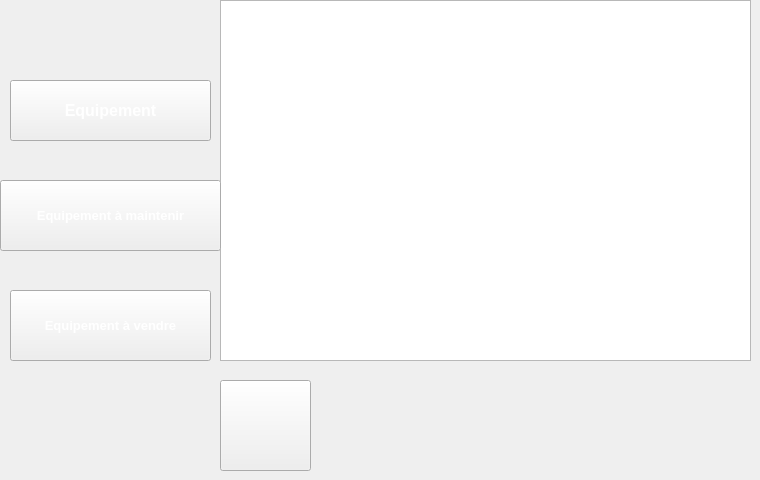
   <widget class="QWidget" name="page_9">
    <widget class="QPushButton" name="equip_10">
     <property name="geometry">
      <rect>
       <x>10</x>
       <y>80</y>
       <width>201</width>
       <height>61</height>
      </rect>
     </property>
     <property name="font">
      <font>
       <pointsize>12</pointsize>
       <weight>75</weight>
       <bold>true</bold>
      </font>
     </property>
     <property name="styleSheet">
      <string notr="true">color: rgb(255, 255, 255);

</string>
     </property>
     <property name="text">
      <string>Equipement</string>
     </property>
    </widget>
    <widget class="QPushButton" name="maintenir_16">
     <property name="geometry">
      <rect>
       <x>0</x>
       <y>180</y>
       <width>221</width>
       <height>71</height>
      </rect>
     </property>
     <property name="font">
      <font>
       <pointsize>10</pointsize>
       <weight>75</weight>
       <bold>true</bold>
      </font>
     </property>
     <property name="styleSheet">
      <string notr="true">color: rgb(255, 255, 255);

</string>
     </property>
     <property name="text">
      <string>Equipement à maintenir</string>
     </property>
    </widget>
    <widget class="QPushButton" name="maintenir_17">
     <property name="geometry">
      <rect>
       <x>10</x>
       <y>290</y>
       <width>201</width>
       <height>71</height>
      </rect>
     </property>
     <property name="font">
      <font>
       <pointsize>10</pointsize>
       <weight>75</weight>
       <bold>true</bold>
      </font>
     </property>
     <property name="styleSheet">
      <string notr="true">color: rgb(255, 255, 255);

</string>
     </property>
     <property name="text">
      <string>Equipement à vendre</string>
     </property>
    </widget>
    <widget class="QPushButton" name="pushButton">
     <property name="geometry">
      <rect>
       <x>220</x>
       <y>380</y>
       <width>91</width>
       <height>91</height>
      </rect>
     </property>
     <property name="styleSheet">
      <string notr="true">image: url(:/new/prefix1/img/icon-stat.png);</string>
     </property>
     <property name="text">
      <string/>
     </property>
    </widget>
    <widget class="piechartwidget" name="widget" native="true">
     <property name="geometry">
      <rect>
       <x>290</x>
       <y>0</y>
       <width>351</width>
       <height>361</height>
      </rect>
     </property>
    </widget>
    <widget class="QTableView" name="tablemaintenance_2">
     <property name="geometry">
      <rect>
       <x>220</x>
       <y>0</y>
       <width>531</width>
       <height>361</height>
      </rect>
     </property>
     <property name="styleSheet">
      <string notr="true">background-image: url(:/new/prefix1/img/back.png);</string>
     </property>
    </widget>
    <zorder>tablemaintenance_2</zorder>
    <zorder>equip_10</zorder>
    <zorder>maintenir_16</zorder>
    <zorder>maintenir_17</zorder>
    <zorder>pushButton</zorder>
    <zorder>widget</zorder>
   </widget>
